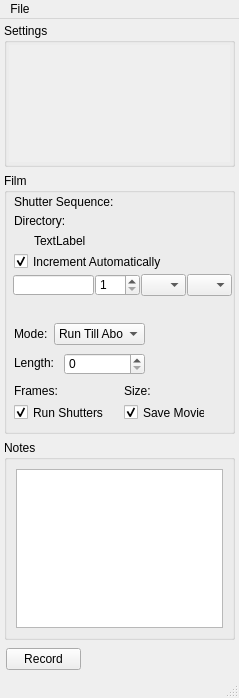
<?xml version="1.0" encoding="UTF-8"?>
<ui version="4.0">
 <class>MainWindow</class>
 <widget class="QMainWindow" name="MainWindow">
  <property name="geometry">
   <rect>
    <x>0</x>
    <y>0</y>
    <width>239</width>
    <height>698</height>
   </rect>
  </property>
  <property name="sizePolicy">
   <sizepolicy hsizetype="Fixed" vsizetype="Preferred">
    <horstretch>0</horstretch>
    <verstretch>0</verstretch>
   </sizepolicy>
  </property>
  <property name="minimumSize">
   <size>
    <width>239</width>
    <height>0</height>
   </size>
  </property>
  <property name="maximumSize">
   <size>
    <width>239</width>
    <height>10000</height>
   </size>
  </property>
  <property name="acceptDrops">
   <bool>true</bool>
  </property>
  <property name="windowTitle">
   <string>HAL-4000</string>
  </property>
  <property name="windowIcon">
   <iconset>
    <normaloff>../../HAL-4000.ico</normaloff>../../HAL-4000.ico</iconset>
  </property>
  <widget class="QWidget" name="centralwidget">
   <property name="sizePolicy">
    <sizepolicy hsizetype="Preferred" vsizetype="Preferred">
     <horstretch>0</horstretch>
     <verstretch>0</verstretch>
    </sizepolicy>
   </property>
   <property name="minimumSize">
    <size>
     <width>0</width>
     <height>0</height>
    </size>
   </property>
   <property name="maximumSize">
    <size>
     <width>1000</width>
     <height>10000</height>
    </size>
   </property>
   <property name="acceptDrops">
    <bool>true</bool>
   </property>
   <layout class="QGridLayout" name="gridLayout_2">
    <property name="margin">
     <number>2</number>
    </property>
    <item row="0" column="0">
     <widget class="QWidget" name="mainWidget" native="true">
      <property name="sizePolicy">
       <sizepolicy hsizetype="Preferred" vsizetype="Preferred">
        <horstretch>0</horstretch>
        <verstretch>0</verstretch>
       </sizepolicy>
      </property>
      <property name="minimumSize">
       <size>
        <width>0</width>
        <height>0</height>
       </size>
      </property>
      <property name="maximumSize">
       <size>
        <width>1000</width>
        <height>10000</height>
       </size>
      </property>
      <layout class="QVBoxLayout" name="verticalLayout">
       <property name="spacing">
        <number>6</number>
       </property>
       <property name="margin">
        <number>2</number>
       </property>
       <item>
        <widget class="QGroupBox" name="settingsGroupBox">
         <property name="minimumSize">
          <size>
           <width>50</width>
           <height>40</height>
          </size>
         </property>
         <property name="maximumSize">
          <size>
           <width>231</width>
           <height>16777215</height>
          </size>
         </property>
         <property name="title">
          <string>Settings</string>
         </property>
         <layout class="QGridLayout" name="gridLayout">
          <property name="margin">
           <number>2</number>
          </property>
          <property name="spacing">
           <number>2</number>
          </property>
          <item row="0" column="0">
           <widget class="QScrollArea" name="settingsScrollArea">
            <property name="frameShape">
             <enum>QFrame::NoFrame</enum>
            </property>
            <property name="widgetResizable">
             <bool>true</bool>
            </property>
            <widget class="QWidget" name="scrollAreaWidgetContents">
             <property name="geometry">
              <rect>
               <x>0</x>
               <y>0</y>
               <width>225</width>
               <height>127</height>
              </rect>
             </property>
            </widget>
           </widget>
          </item>
         </layout>
        </widget>
       </item>
       <item>
        <widget class="QGroupBox" name="filmGroupBox">
         <property name="sizePolicy">
          <sizepolicy hsizetype="Fixed" vsizetype="Fixed">
           <horstretch>0</horstretch>
           <verstretch>0</verstretch>
          </sizepolicy>
         </property>
         <property name="minimumSize">
          <size>
           <width>231</width>
           <height>261</height>
          </size>
         </property>
         <property name="title">
          <string>Film</string>
         </property>
         <widget class="QLabel" name="directoryText">
          <property name="geometry">
           <rect>
            <x>30</x>
            <y>60</y>
            <width>191</width>
            <height>16</height>
           </rect>
          </property>
          <property name="layoutDirection">
           <enum>Qt::LeftToRight</enum>
          </property>
          <property name="text">
           <string>TextLabel</string>
          </property>
          <property name="alignment">
           <set>Qt::AlignLeading|Qt::AlignLeft|Qt::AlignVCenter</set>
          </property>
         </widget>
         <widget class="QLineEdit" name="filenameEdit">
          <property name="geometry">
           <rect>
            <x>9</x>
            <y>102</y>
            <width>81</width>
            <height>20</height>
           </rect>
          </property>
          <property name="focusPolicy">
           <enum>Qt::StrongFocus</enum>
          </property>
         </widget>
         <widget class="QLabel" name="framesLabel">
          <property name="geometry">
           <rect>
            <x>10</x>
            <y>210</y>
            <width>51</width>
            <height>16</height>
           </rect>
          </property>
          <property name="text">
           <string>Frames:</string>
          </property>
         </widget>
         <widget class="QCheckBox" name="saveMovieCheckBox">
          <property name="geometry">
           <rect>
            <x>120</x>
            <y>230</y>
            <width>81</width>
            <height>19</height>
           </rect>
          </property>
          <property name="text">
           <string>Save Movie</string>
          </property>
          <property name="checked">
           <bool>true</bool>
          </property>
         </widget>
         <widget class="QLabel" name="sizeLabel">
          <property name="geometry">
           <rect>
            <x>120</x>
            <y>210</y>
            <width>31</width>
            <height>16</height>
           </rect>
          </property>
          <property name="text">
           <string>Size:</string>
          </property>
         </widget>
         <widget class="QComboBox" name="modeComboBox">
          <property name="geometry">
           <rect>
            <x>50</x>
            <y>150</y>
            <width>91</width>
            <height>22</height>
           </rect>
          </property>
          <property name="focusPolicy">
           <enum>Qt::WheelFocus</enum>
          </property>
          <item>
           <property name="text">
            <string>Run Till Abort</string>
           </property>
          </item>
          <item>
           <property name="text">
            <string>Fixed Length</string>
           </property>
          </item>
         </widget>
         <widget class="QLabel" name="lengthLabel">
          <property name="geometry">
           <rect>
            <x>10</x>
            <y>183</y>
            <width>46</width>
            <height>14</height>
           </rect>
          </property>
          <property name="text">
           <string>Length:</string>
          </property>
         </widget>
         <widget class="QLabel" name="modeLabel">
          <property name="geometry">
           <rect>
            <x>10</x>
            <y>154</y>
            <width>46</width>
            <height>14</height>
           </rect>
          </property>
          <property name="text">
           <string>Mode:</string>
          </property>
         </widget>
         <widget class="QLabel" name="directoryLabel">
          <property name="geometry">
           <rect>
            <x>10</x>
            <y>40</y>
            <width>211</width>
            <height>16</height>
           </rect>
          </property>
          <property name="text">
           <string>Directory:</string>
          </property>
         </widget>
         <widget class="QLabel" name="framesText">
          <property name="geometry">
           <rect>
            <x>47</x>
            <y>210</y>
            <width>61</width>
            <height>20</height>
           </rect>
          </property>
          <property name="text">
           <string/>
          </property>
          <property name="alignment">
           <set>Qt::AlignRight|Qt::AlignTrailing|Qt::AlignVCenter</set>
          </property>
         </widget>
         <widget class="QLabel" name="sizeText">
          <property name="geometry">
           <rect>
            <x>147</x>
            <y>210</y>
            <width>71</width>
            <height>20</height>
           </rect>
          </property>
          <property name="text">
           <string/>
          </property>
          <property name="alignment">
           <set>Qt::AlignRight|Qt::AlignTrailing|Qt::AlignVCenter</set>
          </property>
         </widget>
         <widget class="QCheckBox" name="autoShuttersCheckBox">
          <property name="geometry">
           <rect>
            <x>10</x>
            <y>230</y>
            <width>101</width>
            <height>19</height>
           </rect>
          </property>
          <property name="text">
           <string>Run Shutters</string>
          </property>
          <property name="checked">
           <bool>true</bool>
          </property>
         </widget>
         <widget class="QLabel" name="shuttersLabels">
          <property name="geometry">
           <rect>
            <x>10</x>
            <y>21</y>
            <width>101</width>
            <height>16</height>
           </rect>
          </property>
          <property name="text">
           <string>Shutter Sequence:</string>
          </property>
         </widget>
         <widget class="QLabel" name="shuttersText">
          <property name="geometry">
           <rect>
            <x>110</x>
            <y>20</y>
            <width>111</width>
            <height>20</height>
           </rect>
          </property>
          <property name="layoutDirection">
           <enum>Qt::LeftToRight</enum>
          </property>
          <property name="text">
           <string/>
          </property>
          <property name="alignment">
           <set>Qt::AlignLeading|Qt::AlignLeft|Qt::AlignVCenter</set>
          </property>
         </widget>
         <widget class="QLabel" name="filenameLabel">
          <property name="geometry">
           <rect>
            <x>20</x>
            <y>127</y>
            <width>201</width>
            <height>20</height>
           </rect>
          </property>
          <property name="text">
           <string/>
          </property>
         </widget>
         <widget class="QSpinBox" name="indexSpinBox">
          <property name="geometry">
           <rect>
            <x>91</x>
            <y>101</y>
            <width>45</width>
            <height>22</height>
           </rect>
          </property>
          <property name="minimum">
           <number>1</number>
          </property>
          <property name="maximum">
           <number>9999</number>
          </property>
         </widget>
         <widget class="QComboBox" name="extensionComboBox">
          <property name="geometry">
           <rect>
            <x>137</x>
            <y>101</y>
            <width>45</width>
            <height>22</height>
           </rect>
          </property>
         </widget>
         <widget class="QCheckBox" name="autoIncCheckBox">
          <property name="geometry">
           <rect>
            <x>10</x>
            <y>79</y>
            <width>201</width>
            <height>19</height>
           </rect>
          </property>
          <property name="text">
           <string>Increment Automatically</string>
          </property>
          <property name="checked">
           <bool>true</bool>
          </property>
         </widget>
         <widget class="QSpinBox" name="lengthSpinBox">
          <property name="geometry">
           <rect>
            <x>60</x>
            <y>180</y>
            <width>81</width>
            <height>22</height>
           </rect>
          </property>
          <property name="maximum">
           <number>1000000</number>
          </property>
         </widget>
         <widget class="QComboBox" name="filetypeComboBox">
          <property name="geometry">
           <rect>
            <x>183</x>
            <y>101</y>
            <width>45</width>
            <height>22</height>
           </rect>
          </property>
         </widget>
        </widget>
       </item>
       <item>
        <widget class="QGroupBox" name="notesGroupBox">
         <property name="sizePolicy">
          <sizepolicy hsizetype="Preferred" vsizetype="Fixed">
           <horstretch>0</horstretch>
           <verstretch>0</verstretch>
          </sizepolicy>
         </property>
         <property name="minimumSize">
          <size>
           <width>50</width>
           <height>200</height>
          </size>
         </property>
         <property name="maximumSize">
          <size>
           <width>231</width>
           <height>200</height>
          </size>
         </property>
         <property name="title">
          <string>Notes</string>
         </property>
         <layout class="QHBoxLayout" name="horizontalLayout_3">
          <item>
           <widget class="QTextEdit" name="notesEdit">
            <property name="sizePolicy">
             <sizepolicy hsizetype="Preferred" vsizetype="Preferred">
              <horstretch>0</horstretch>
              <verstretch>0</verstretch>
             </sizepolicy>
            </property>
            <property name="minimumSize">
             <size>
              <width>20</width>
              <height>37</height>
             </size>
            </property>
            <property name="maximumSize">
             <size>
              <width>10000</width>
              <height>10000</height>
             </size>
            </property>
           </widget>
          </item>
         </layout>
        </widget>
       </item>
       <item>
        <widget class="QWidget" name="widget" native="true">
         <layout class="QHBoxLayout" name="horizontalLayout_2">
          <property name="spacing">
           <number>6</number>
          </property>
          <property name="margin">
           <number>2</number>
          </property>
          <item>
           <widget class="QPushButton" name="recordButton">
            <property name="sizePolicy">
             <sizepolicy hsizetype="Fixed" vsizetype="Fixed">
              <horstretch>0</horstretch>
              <verstretch>0</verstretch>
             </sizepolicy>
            </property>
            <property name="maximumSize">
             <size>
              <width>75</width>
              <height>23</height>
             </size>
            </property>
            <property name="text">
             <string>Record</string>
            </property>
           </widget>
          </item>
          <item>
           <spacer name="horizontalSpacer_2">
            <property name="orientation">
             <enum>Qt::Horizontal</enum>
            </property>
            <property name="sizeHint" stdset="0">
             <size>
              <width>139</width>
              <height>20</height>
             </size>
            </property>
           </spacer>
          </item>
         </layout>
        </widget>
       </item>
      </layout>
     </widget>
    </item>
   </layout>
  </widget>
  <widget class="QMenuBar" name="menubar">
   <property name="geometry">
    <rect>
     <x>0</x>
     <y>0</y>
     <width>239</width>
     <height>20</height>
    </rect>
   </property>
   <widget class="QMenu" name="menuFile">
    <property name="title">
     <string>File</string>
    </property>
    <addaction name="actionSettings"/>
    <addaction name="actionShutter"/>
    <addaction name="actionDirectory"/>
    <addaction name="actionDisconnect"/>
    <addaction name="separator"/>
    <addaction name="actionFocus_Lock"/>
    <addaction name="actionIllumination"/>
    <addaction name="actionMisc_Controls"/>
    <addaction name="actionProgression"/>
    <addaction name="actionSpot_Counter"/>
    <addaction name="actionStage"/>
    <addaction name="separator"/>
    <addaction name="actionQuit"/>
   </widget>
   <addaction name="menuFile"/>
  </widget>
  <widget class="QStatusBar" name="statusbar"/>
  <action name="actionQuit">
   <property name="text">
    <string>Quit</string>
   </property>
  </action>
  <action name="actionSettings">
   <property name="text">
    <string>New Settings</string>
   </property>
  </action>
  <action name="actionShutter">
   <property name="text">
    <string>New Shutter Sequence</string>
   </property>
  </action>
  <action name="actionDirectory">
   <property name="text">
    <string>Set Working Directory</string>
   </property>
  </action>
  <action name="actionIllumination">
   <property name="text">
    <string>Illumination</string>
   </property>
  </action>
  <action name="actionStage">
   <property name="text">
    <string>Stage</string>
   </property>
  </action>
  <action name="actionFocus_Lock">
   <property name="text">
    <string>Focus Lock</string>
   </property>
  </action>
  <action name="actionSpot_Counter">
   <property name="text">
    <string>Spot Counter</string>
   </property>
  </action>
  <action name="actionSwitch_Test">
   <property name="text">
    <string>Switch Test</string>
   </property>
  </action>
  <action name="actionMisc_Controls">
   <property name="text">
    <string>Misc. Controls</string>
   </property>
  </action>
  <action name="actionProgression">
   <property name="text">
    <string>Progressions</string>
   </property>
  </action>
  <action name="actionDisconnect">
   <property name="text">
    <string>Disconnect</string>
   </property>
  </action>
 </widget>
 <resources/>
 <connections/>
</ui>
